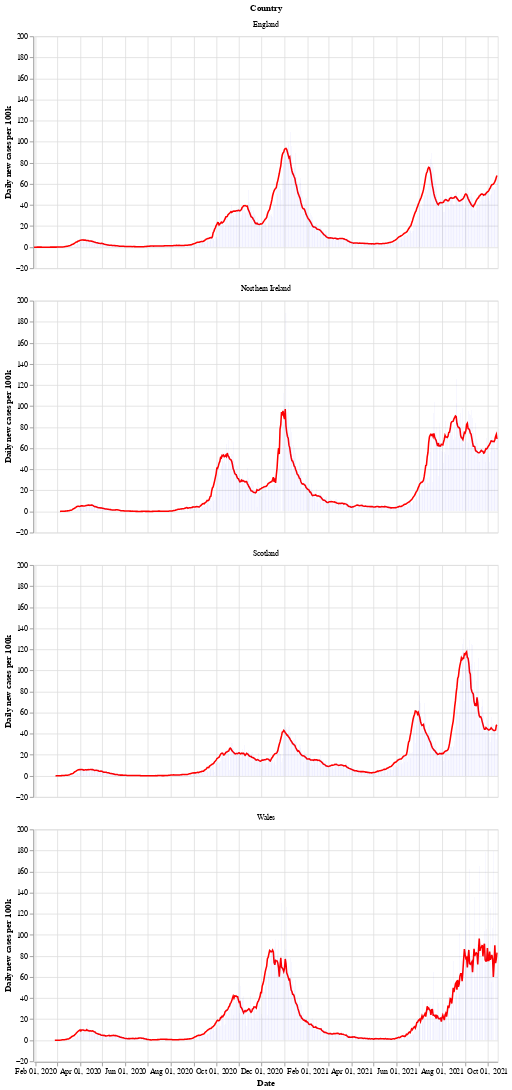

Notebook source saved alongside this figure:
### Markdown cell above
Next is a bar chart of the number of new cases in each country (per 100k population), with the 7 day moving average of cases. Again we see that Wales saw a longer period of raising and falling cases compared to the other countries.

After a period of cases falling, each nation is now seeing a rise in the number of cases - especially in Wales.

### Code cell
# collapse
bars = alt.Chart(uk_cases).mark_bar().encode(
    x=alt.X("yearmonthdate(date):T", axis=alt.Axis(title='Date')),
    y=alt.Y("newCasesRate:Q", axis=alt.Axis(title='Daily new cases per 100k')),
    tooltip='newCasesRate',
    color=alt.condition(
        alt.datum.dailyChange > 0,
        alt.value("orange"),  # The positive color
        alt.value("blue")  # The negative color
    )
).properties(title='New cases per 100k population with rolling 7 day average', width=600).interactive()
line = alt.Chart(uk_cases).mark_line(
    color='red',
    size=2,
).transform_window(
    rolling_mean='mean(newCasesRate)',
    frame=[0, 7],
    groupby=['areaName']
).encode(
    x='yearmonthdate(date):T',
    y='rolling_mean:Q'
)
alt.layer(line, bars, data=uk_cases).facet(alt.Row('areaName', title='Country'), columns=1)

### Figure 1 — Vega-Lite specification as saved in the notebook (floating-point values rounded to 4 significant figures; data arrays with more than 128 entries replaced by an {"elided": "..."} marker saying what was removed)
{"config": {"view": {"continuousWidth": 400, "continuousHeight": 300}}, "data": {"name": "data-fece3a7531c0251be88392a14044b095"}, "facet": {"type": "nominal", "field": "areaName", "title": "Country"}, "spec": {"layer": [{"mark": {"type": "line", "color": "red", "size": 2}, "encoding": {"x": {"type": "temporal", "field": "date", "timeUnit": "yearmonthdate"}, "y": {"type": "quantitative", "field": "rolling_mean"}}, "transform": [{"window": [{"op": "mean", "field": "newCasesRate", "as": "rolling_mean"}], "frame": [0, 7], "groupby": ["areaName"]}]}, {"mark": "bar", "encoding": {"color": {"condition": {"value": "orange", "test": "(datum.dailyChange > 0)"}, "value": "blue"}, "tooltip": {"type": "quantitative", "field": "newCasesRate"}, "x": {"type": "temporal", "axis": {"title": "Date"}, "field": "date", "timeUnit": "yearmonthdate"}, "y": {"type": "quantitative", "axis": {"title": "Daily new cases per 100k"}, "field": "newCasesRate"}}, "selection": {"selector002": {"type": "interval", "bind": "scales", "encodings": ["x", "y"]}}, "title": "New cases per 100k population with rolling 7 day average", "width": 600}]}, "columns": 1, "$schema": "https://vega.github.io/schema/vega-lite/v4.8.1.json", "datasets": {"data-fece3a7531c0251be88392a14044b095": {"elided": "2404 records"}}}
